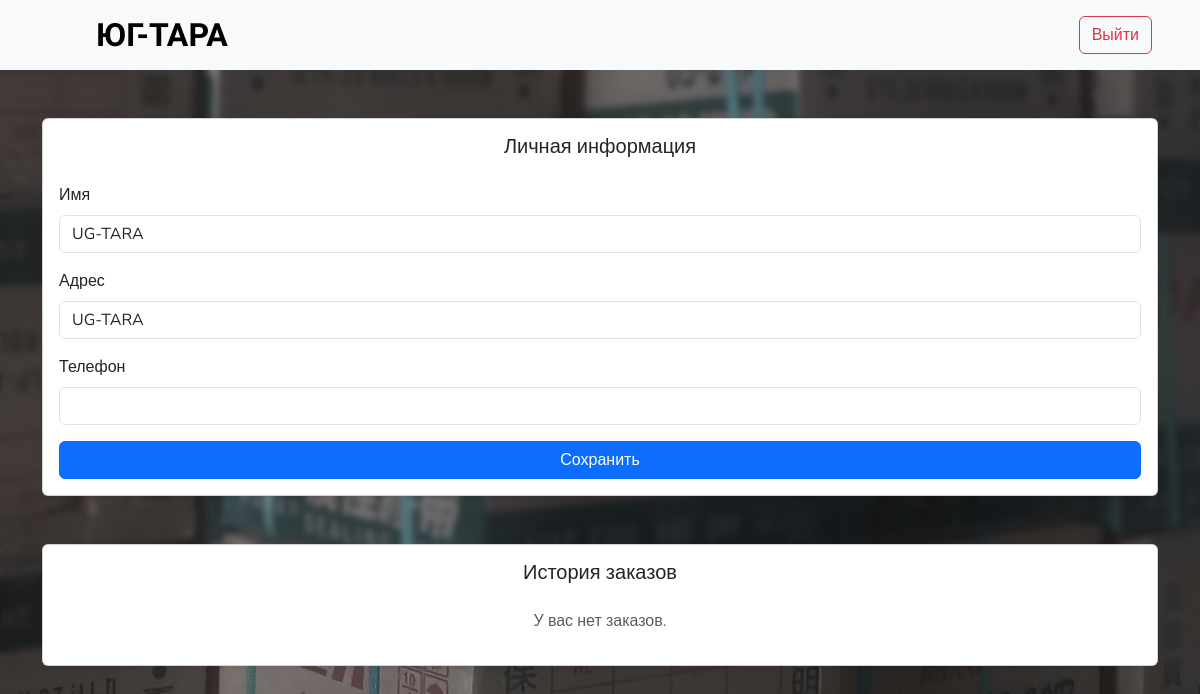
Page /dashboard (signed in) on the earlier database version.
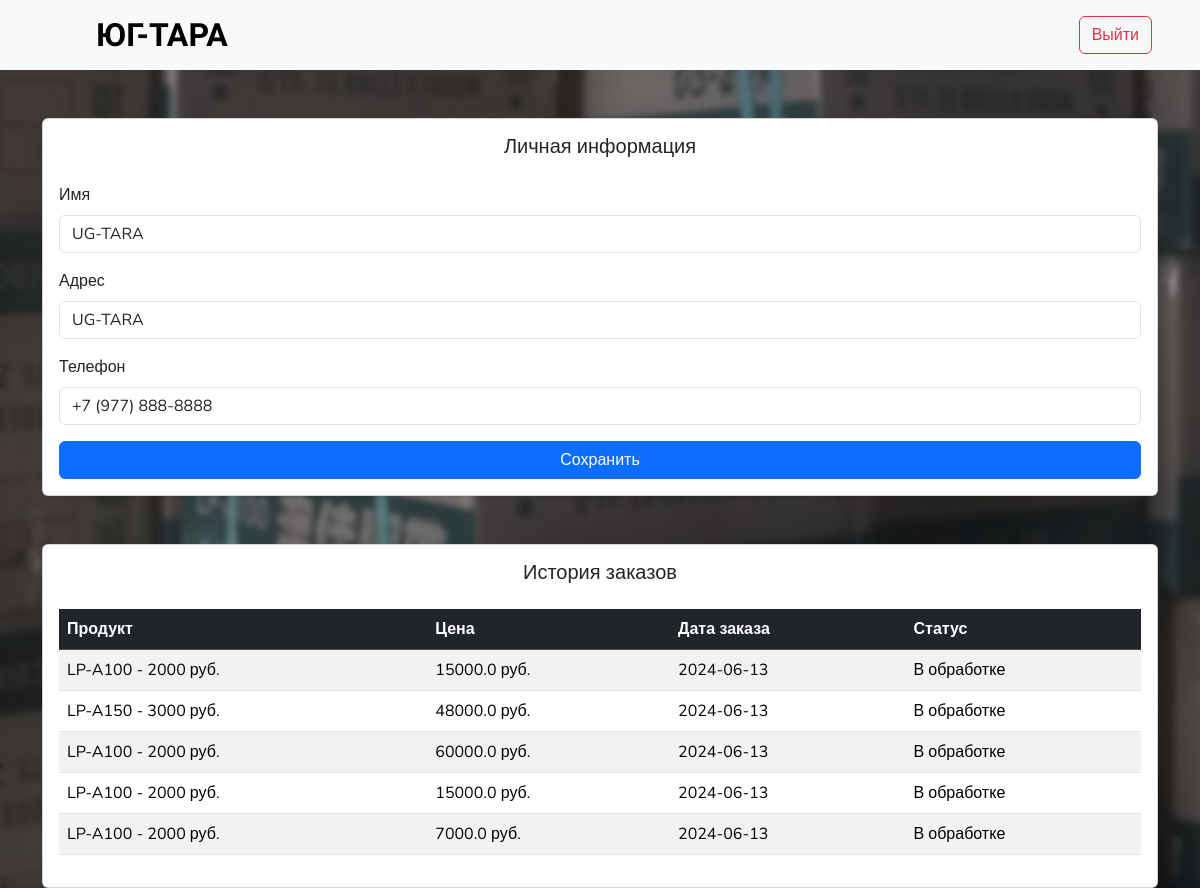
Same page on the later database version.
### main.py (models this page shows)
class User_Information(db.Model):
    id = db.Column(db.Integer, primary_key=True)
    user_id = db.Column(db.Integer, db.ForeignKey('user.id'), nullable=False)
    name = db.Column(db.String(15))
    phone = db.Column(db.String(30))
    address = db.Column(db.String(45))

class Purchase(db.Model):
    id = db.Column(db.Integer, primary_key=True)
    user_id = db.Column(db.Integer, db.ForeignKey('user.id'), nullable=False)
    product_name = db.Column(db.String(100), nullable=False)
    price = db.Column(db.Float, nullable=False)
    order_date = db.Column(db.Date, default=datetime.utcnow)
    order_status = db.Column(db.String(10), nullable=False, default='Pending')

### main.py (the view, shortened to what this page needs)
@app.route('/dashboard', methods=['GET', 'POST'])
@login_required
def dashboard():
    user_info = User_Information.query.filter_by(user_id=current_user.id).first()
    user_orders = Purchase.query.filter_by(user_id=current_user.id).all()
    return render_template('user_panel.html', user_info=user_info, user_orders=user_orders, title='Личный кабинет')

### main.py (called while the page is built)
@login_manager.user_loader
def load_user(user_id):
    return db.session.get(User, int(user_id))

### templates/user_panel.html (shortened to what this page needs)
{% extends 'base_template.html' %}
{% block imports %}
    {%- block common_imports %}
        <link href="https://cdn.jsdelivr.net/npm/bootstrap@5.3.2/dist/css/bootstrap.min.css" rel="stylesheet">
    {%- endblock %}
    {%- block user_imports %}
        <link href="{{ url_for('static', filename='css/index_stylesheet.css') }}" rel="stylesheet">
    {%- endblock %}
{% endblock %}
{% block content %}
    <nav class="navbar navbar-dark bg-light px-5">
        <a href="{{ url_for('index') }}" class="d-flex align-items-center ms-5 link-body-emphasis text-decoration-none">
            <p class="montserrat-alternates-extrabold fs-2 m-0">ЮГ-ТАРА</p>
        </a>
        <a href="{{ url_for('logout') }}" class="btn btn-outline-danger my-2" type="button">Выйти</a>
    </nav>
    <div class="container mt-5">
        <div class="card shadow-sm">
            <div class="card-body">
                <h5 class="card-title text-center mb-4">Личная информация</h5>
                <form method="POST" action="{{ url_for('dashboard') }}">
                    <div class="mb-3">
                        <label for="name" class="form-label">Имя</label>
                        <input type="text" class="form-control" id="name" name="name" value="{{ user_info.name if user_info else '' }}">
                    </div>
                    <div class="mb-3">
                        <label for="address" class="form-label">Адрес</label>
                        <input type="text" class="form-control" id="address" name="address" value="{{ user_info.address if user_info else '' }}">
                    </div>
                    <div class="mb-3">
                        <label for="phone" class="form-label">Телефон</label>
                        <input type="text" class="form-control" id="phone" name="phone" value="{{ user_info.phone if user_info else '' }}">
                    </div>
                    <div class="text-center">
                        <button type="submit" class="btn btn-primary w-100">Сохранить</button>
                    </div>
                </form>
            </div>
        </div>
        <div class="card shadow-sm mt-5">
            <div class="card-body">
                <h5 class="card-title text-center mb-4 bold">История заказов</h5>
                {% if user_orders %}
                    <table class="table table-striped table-hover">
                        <thead class="table-dark">
                            <tr>
                                <th scope="col">Продукт</th>
                                <th scope="col">Цена</th>
                                <th scope="col">Дата заказа</th>
                                <th scope="col">Статус</th>
                            </tr>
                        </thead>
                        <tbody>
                            {% for order in user_orders %}
                                <tr>
                                    <td>{{ order.product_name }}</td>
                                    <td>{{ order.price }} руб.</td>
                                    <td>{{ order.order_date.strftime('%Y-%m-%d') }}</td>
                                    <td>{{ order.order_status }}</td>
                                </tr>
                            {% endfor %}
                        </tbody>
                    </table>
                {% else %}
                    <p class="text-center text-muted">У вас нет заказов.</p>
                {% endif %}
            </div>
        </div>
    </div>
{% endblock %}

### templates/base_template.html (shortened to what this page needs)
<!DOCTYPE html>
<html>
<head>
{% block imports %}{% endblock %}
</head>
<body>
	{%- block content -%}
	{%- endblock -%}
</body>
</html>

### static/css/index_stylesheet.css (style rules this page uses)
body { font-family: 'Nunito', sans-serif; background-image: url("/static/images/container/background.jpg"); background-size: cover; background-repeat: no-repeat; background-position: center center; background-attachment: fixed; backdrop-filter: blur(3px); }
.montserrat-alternates-extrabold { font-family: "Montserrat Alternates", sans-serif; font-weight: 800; font-style: normal; }

Differences in the rows shown:
changed User_Information "UG-TARA": phone (not shown) → "+7 (977) 888-8888"
added Purchase: product_name "LP-A100 - 2000 руб.", price "15000.0", order_date "2024-06-13", order_status "В обработке"
added Purchase: product_name "LP-A150 - 3000 руб.", price "48000.0", order_date "2024-06-13", order_status "В обработке"
added Purchase: product_name "LP-A100 - 2000 руб.", price "60000.0", order_date "2024-06-13", order_status "В обработке"
added Purchase: product_name "LP-A100 - 2000 руб.", price "15000.0", order_date "2024-06-13", order_status "В обработке"
added Purchase: product_name "LP-A100 - 2000 руб.", price "7000.0", order_date "2024-06-13", order_status "В обработке"
Other differences:
text no longer shown: "У вас нет заказов."
text now shown: "Продукт Цена Дата заказа Статус"
